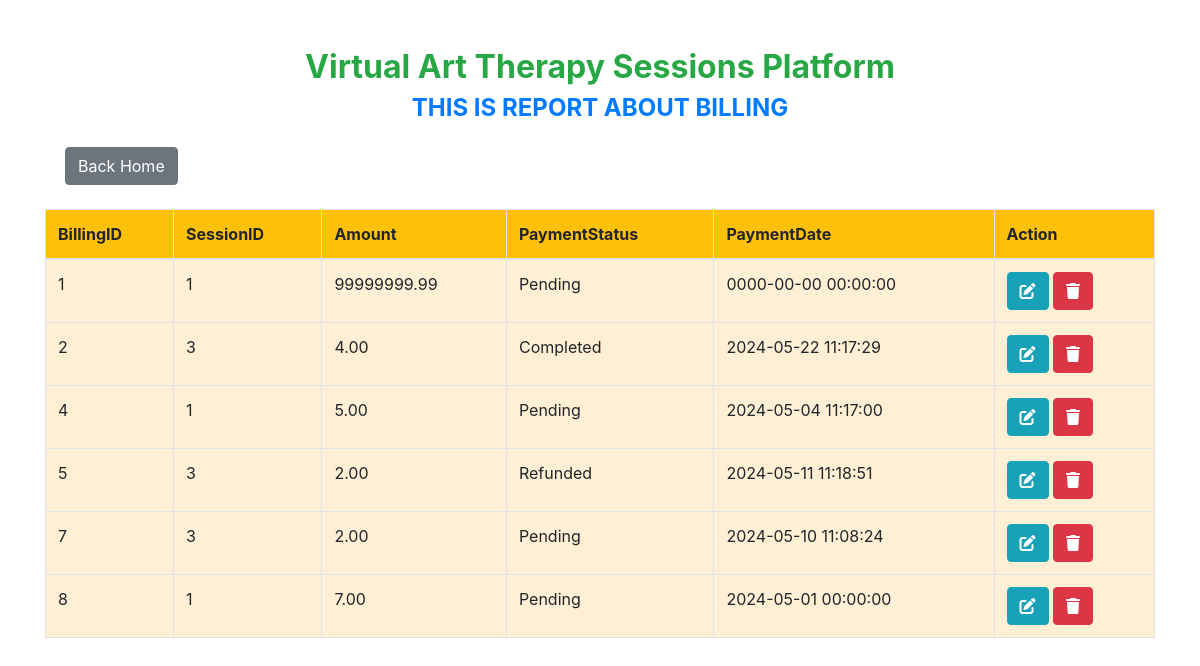
/viewbilling.php, run on the app's committed database.
### tables this page shows
CREATE TABLE `billing` (
  `BillingID` int(11) NOT NULL,
  `SessionID` int(11) DEFAULT NULL,
  `Amount` decimal(10,2) DEFAULT NULL,
  `PaymentStatus` enum('Pending','Completed','Refunded') DEFAULT NULL,
  `PaymentDate` datetime DEFAULT NULL
);

### viewbilling.php (the view, shortened to what this page needs)
<!DOCTYPE html>
<html lang="en">
<head>
    <link href="https://stackpath.bootstrapcdn.com/bootstrap/4.5.2/css/bootstrap.min.css" rel="stylesheet">
    <link href="https://cdnjs.cloudflare.com/ajax/libs/font-awesome/6.0.0-beta3/css/all.min.css" rel="stylesheet">
</head>
<body>
    <div class="container mt-5">
        <h2 class="text-center text-success">Virtual Art Therapy Sessions Platform</h2>
        <h4 class="text-center text-primary mb-4">THIS IS  REPORT ABOUT BILLING</h4>
        <a href="home.html" class="btn btn-secondary btn-back">Back Home</a>
        <table class="table table-bordered mt-4">
            <thead class="bg-warning">
                <tr>
                    <th>BillingID</th>
                    <th>SessionID</th>
                    <th>Amount</th>
                    <th>PaymentStatus</th>
                    <th>PaymentDate</th>
                    <th>Action</th>
                </tr>
            </thead>
            <tbody>
                <?php
                include "dbconnection.php";
                $sql = "SELECT * FROM billing";
                $result = $connection->query($sql);
                while ($row = $result->fetch_assoc()) {
                    echo "
                    <tr>
                        <td>{$row['BillingID']}</td>
                        <td>{$row['SessionID']}</td>
                        <td>{$row['Amount']}</td>
                        <td>{$row['PaymentStatus']}</td>
                        <td>{$row['PaymentDate']}</td>
                        <td>
                            <a href='updatebilling.php?BillingID={$row['BillingID']}'  class='btn btn-info'><i class='fas fa-edit'></i></a>
                            <a href='deletebilling.php?BillingID={$row['BillingID']}' class='btn btn-danger'><i class='fas fa-trash'></i></a>
                        </td>
                    </tr>
                    ";
                }
                ?>
            </tbody>
        </table>
    </div>
</body>
</html>

### viewbilling.php (style rules this page uses)
h2, h4 { font-weight: bold; }
.btn-back { margin-left: 20px; }
table { background-color: papayawhip; }

### data on the page
billing: BillingID "1", SessionID "1", Amount "99999999.99", PaymentStatus "Pending", PaymentDate "0000-00-00 00:00:00"
billing: BillingID "2", SessionID "3", Amount "4.00", PaymentStatus "Completed", PaymentDate "2024-05-22 11:17:29"
billing: BillingID "4", SessionID "1", Amount "5.00", PaymentStatus "Pending", PaymentDate "2024-05-04 11:17:00"
billing: BillingID "5", SessionID "3", Amount "2.00", PaymentStatus "Refunded", PaymentDate "2024-05-11 11:18:51"
billing: BillingID "7", SessionID "3", Amount "2.00", PaymentStatus "Pending", PaymentDate "2024-05-10 11:08:24"
billing: BillingID "8", SessionID "1", Amount "7.00", PaymentStatus "Pending", PaymentDate "2024-05-01 00:00:00"
